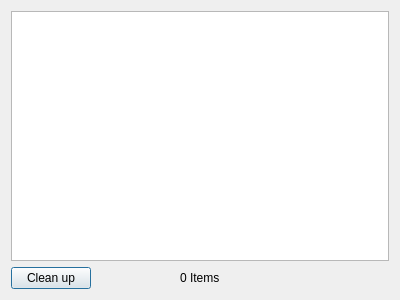
<?xml version="1.0" encoding="UTF-8"?>
<ui version="4.0">
 <class>DownloadDialog</class>
 <widget class="QDialog" name="DownloadDialog">
  <property name="geometry">
   <rect>
    <x>0</x>
    <y>0</y>
    <width>400</width>
    <height>300</height>
   </rect>
  </property>
  <property name="windowTitle">
   <string>Downloads</string>
  </property>
  <layout class="QGridLayout" name="gridLayout">
   <item row="1" column="1">
    <widget class="QLabel" name="itemCount">
     <property name="text">
      <string>0 Items</string>
     </property>
    </widget>
   </item>
   <item row="1" column="0">
    <layout class="QHBoxLayout" name="horizontalLayout">
     <item>
      <widget class="QPushButton" name="cleanupButton">
       <property name="text">
        <string>Clean up</string>
       </property>
      </widget>
     </item>
     <item>
      <spacer name="horizontalSpacer">
       <property name="orientation">
        <enum>Qt::Horizontal</enum>
       </property>
       <property name="sizeHint" stdset="0">
        <size>
         <width>40</width>
         <height>20</height>
        </size>
       </property>
      </spacer>
     </item>
    </layout>
   </item>
   <item row="1" column="2">
    <spacer name="horizontalSpacer_2">
     <property name="orientation">
      <enum>Qt::Horizontal</enum>
     </property>
     <property name="sizeHint" stdset="0">
      <size>
       <width>40</width>
       <height>20</height>
      </size>
     </property>
    </spacer>
   </item>
   <item row="0" column="0" colspan="3">
    <widget class="QTableView" name="downloadsView"/>
   </item>
  </layout>
 </widget>
 <resources/>
 <connections/>
</ui>
